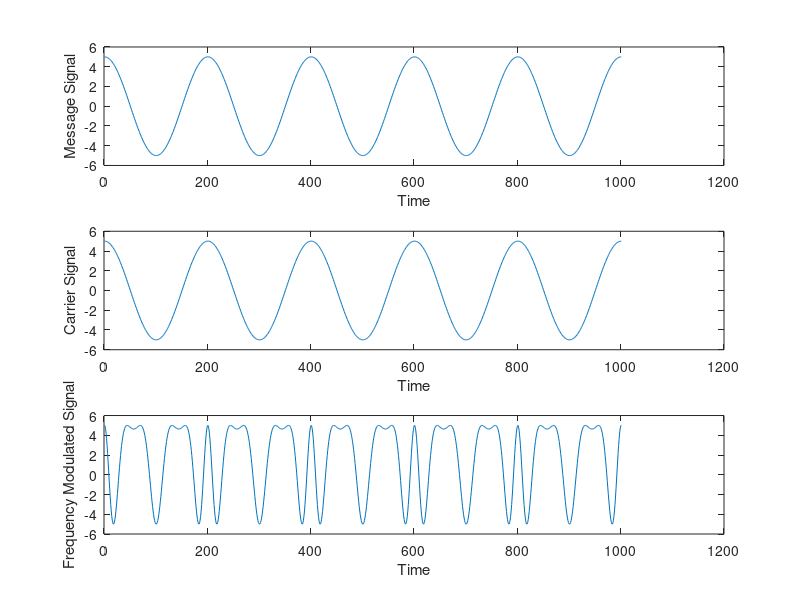

Write MATLAB code to recreate this figure.
clc;
clear all;
close all;

t = 0:.001:1;
beta = input('Enter the value of modulation index ')
Am = input('Enter the amplitude of message signal ')
Fm = input('Enter the frequency of message signal ')
Ac = input('Enter the amplitude of carrier signal ')
Fc = input('Enter the frequency of carrier signal ')
m = Am*cos(2*pi*Fm*t);
subplot(3, 1, 1)
plot(m)
ylabel('Message Signal')
xlabel('Time')
c = Ac*cos(2*pi*Fc*t);
subplot(3, 1, 2)
plot(c)
ylabel('Carrier Signal')
xlabel('Time')
Fm = Ac*cos(2*pi*Fc*t+beta*sin(2*pi*Fm*t));
subplot(3, 1, 3)
plot(Fm)
ylabel('Frequency Modulated Signal')
xlabel('Time')